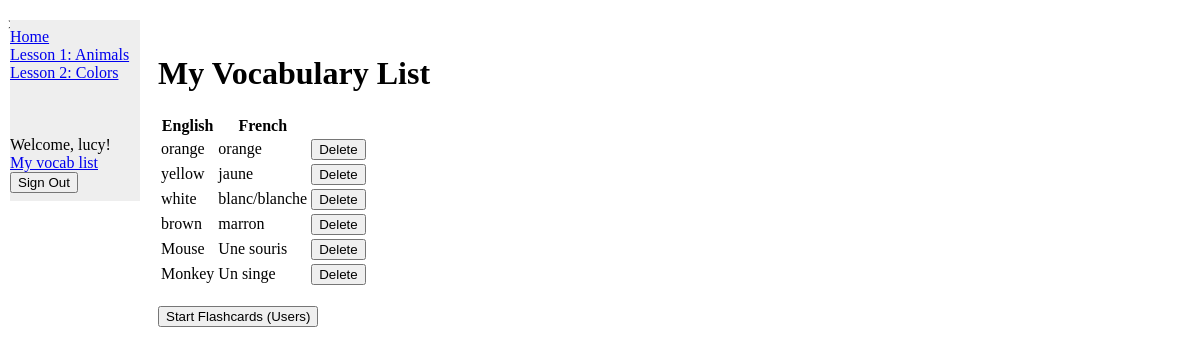
The page /my_vocab_list/ (signed in) on the database its author committed.
### vocab/models.py (models this page shows, shortened)
class Colors(models.Model):
    english_word = models.CharField(max_length=100)
    french_translation = models.CharField(max_length=100)

class Animals(models.Model):
    english_word = models.CharField(max_length=100)
    french_translation = models.CharField(max_length=100)

### vocab/views.py (the view)
# urls.py: path('my_vocab_list/', views.my_vocab_list, name='my_vocab_list'),
def my_vocab_list(request):
    user_vocabulary = UserVocabulary.objects.get(user=request.user)
    user_vocabulary_words = get_user_vocabulary_words(request.user)
    return render(request, 'my_vocab_list.html', {'user_vocabulary_words': user_vocabulary_words,
                                                  'animals':user_vocabulary.animals.all(),
                                                  'colors':user_vocabulary.colors.all()
                                                  })

### vocab/views.py (called while the page is built)
def get_user_vocabulary_words(user):
    if user.is_authenticated:
        user_vocabulary, created = UserVocabulary.objects.get_or_create(user=user)
        return list(user_vocabulary.colors.all()) + list(user_vocabulary.animals.all())
    else:
        return []

### vocab/templates/my_vocab_list.html (shortened to what this page needs)
{% extends "base.html" %}
{% block content %}
    <h1>My Vocabulary List</h1>
    <table>
        <tr>
            <th>English</th>
            <th>French</th>
            <th></th>
        </tr>
        {% for item in user_vocabulary_words %}
            <tr>
                <td>{{ item.english_word }}</td>
                <td>{{ item.french_translation }}</td>
                <td>
                    {% if user.is_authenticated %}
                        <form method="post" action="{% if item in animals %}{% url 'delete_from_vocab' model_name='animals' word_id=item.id %}
                                                    {% elif item in colors %}{% url 'delete_from_vocab' model_name='colors' word_id=item.id %}
                                                    {% endif %}">
                            <button type="submit">Delete</button>
                        </form>
                    {% endif %}
                </td>
            </tr>
        {% empty %}
            <tr>
                <td colspan="3">Your vocabulary list is empty.</td>
            </tr>
        {% endfor %}
    </table><br/>
        <form method="post" action="{% url 'flashcard' model_name='user' %}">
            <button type="submit">Start Flashcards (Users)</button>
        </form>
{% endblock %}

### vocab/templates/base.html (shortened to what this page needs)
<!DOCTYPE html>
<html>
    <head>
    </head>
    <body>
    {% block sidebar %}
        <ul>
            <div class="sidenav">
                <li><a href="{% url 'index' %}">Home</a></li>
                <li><a href="{% url 'animals' %}">Lesson 1: Animals</a></li>
                <li><a href="{% url 'colors' %}">Lesson 2: Colors</a></li>
                <br/><br/><br/>
                    {% if user.is_authenticated %}
                        Welcome, {{ user.username }}!
                        <li><a href="{% url 'my_vocab_list' %}">My vocab list</a></li>
                        <form action="{% url 'logout' %}" method="post">
                            <input type="submit" value="Sign Out">
                        </form>
                    {% endif %}
                </div>
              </ul>>
              {% endblock %}
            <div class="main">
                {% block content %}{% endblock %}
            </div>
    </body>
</html>

### vocab/templates/base.html (style rules this page uses)
.sidenav { width: 130px; position: fixed; z-index: 1; top: 20px; left: 10px; background: #eee; overflow-x: hidden; padding: 8px 0; }
.main { margin-left: 140px; padding: 0px 10px; }

### rows shown on the page
Colors: english_word "orange", french_translation "orange"
Colors: english_word "yellow", french_translation "jaune"
Colors: english_word "white", french_translation "blanc/blanche"
Colors: english_word "brown", french_translation "marron"
Animals: english_word "Mouse", french_translation "Une souris"
Animals: english_word "Monkey", french_translation "Un singe"

### other values the page prints
{{ user.username }} "lucy"
